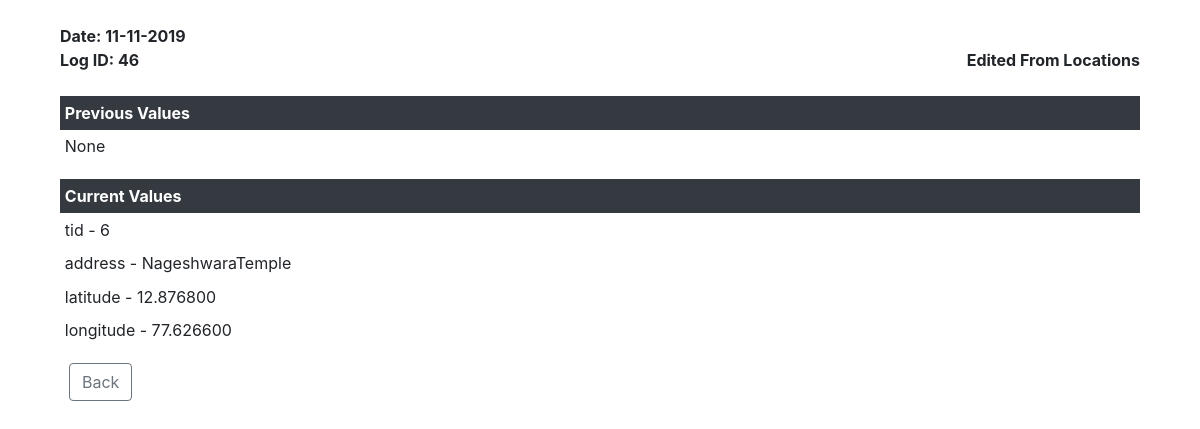
Page /logs/add/46/ on the committed database.
### logs/models.py (models this page shows)
class log(models.Model):
    tid = models.BigAutoField(null=False,unique=True,primary_key=True)
    created_at = models.DateTimeField(auto_now_add=True)
    log = models.IntegerField(null=True)
    pfields = models.CharField(max_length=1000,null=True,blank=True)
    fields = models.CharField(max_length=1000,null=True,blank=True)
    href = models.CharField(max_length=500,null=False)
    go = models.CharField(max_length=500,null=False)

### logs/views.py (the view)
# urls.py: path('add/<int:tid>/',add),
def add(request,tid):
    arr = []
    arr1 = []
    add=log.objects.filter(tid = tid)
    a = ast.literal_eval(add[0].fields)
    for key, value in a.items():
      if key != 'csrfmiddlewaretoken':
       arr.append(str(key)+" - "+str(value))
    arr1 = ['None']
    context = { 'logs':add ,'pvalue':arr1,'value':arr}
    return render(request,'logdetails.html',context)

### templates/logdetails.html (shortened to what this page needs)
<!DOCTYPE html>
<html lang="en">
<head>
    <link rel="stylesheet" href="https://maxcdn.bootstrapcdn.com/bootstrap/4.3.1/css/bootstrap.min.css">
    <link rel="stylesheet" href="https://cdnjs.cloudflare.com/ajax/libs/font-awesome/4.7.0/css/font-awesome.min.css">
</head>
<body align="center">
    <div class="container">
    <br>
        <div class="container">
        {% for i in logs %}
        <b>Date: {{ i.created_at|date:'d-m-Y' }}</b>
        <br>
        <b>Log ID: {{ i.tid }}</b>
        <b class="right">{% if i.href == '/users/tasks/destination/' %}
        Deleted From Locations
        {% elif i.href == '/users/tasks/' %}
        Deleted From Tasks
        {% elif i.href == '/users/' %}
        Deleted From Users
        {% elif i.href == '/users/edit/' %}
        Edited From Users
        {% elif i.href == '/users/tasks/edit/' %}
        Edited From Tasks
        {% elif i.href == '/users/tasks/destination/edit/' %}
        Edited From Locations
        {% elif i.href == '/users/add/' %}
        Added To Users
        {% elif i.href == '/users/tasks/add/' %}
        Added To Tasks
        {% elif i.href == '/users/tasks/destination/add/' %}
        Added To destinations
        {% endif %}
        {% endfor %}</b>
    </div>
    <br>
     <div class="container">
        <div class="flez">
            <table class="table table-sm table-striped  table-hover table-borderless">
                    <thead class="thead-dark">
    <tr><th>Previous Values</th></tr></thread>
        {% for i in pvalue %}
    <tr><td>{{ i }}</td></tr>
        {% endfor %}
    </table>
    </div>
    <div class="flez">
            <table class="table table-sm table-striped  table-hover table-borderless">
                    <thead class="thead-dark">
                    <tr><th>Current Values</th></tr></thread>
        {% for i in value %}
        <tr><td>{{ i }}</td></tr>
            {% endfor %}
    </table>
        </div>
    </div>
    <a id="back"  class="btn btn-outline-secondary" href="/logs/">Back</a>
</div>
</body>
</html>

### templates/logdetails.html (style rules this page uses)
body { display: block; }
#back { margin-left:2vw ; }
.flez { display:flex; flex-direction:column; justify-content: space-evenly; }
.right { float:right; }

### rows in the picture
log: created_at "11-11-2019", tid "46", shows "Edited From Locations"

### other values in the picture
{{ i }} "None"
{{ i }} "tid - 6" "address - NageshwaraTemple" "latitude - 12.876800" "longitude - 77.626600"
